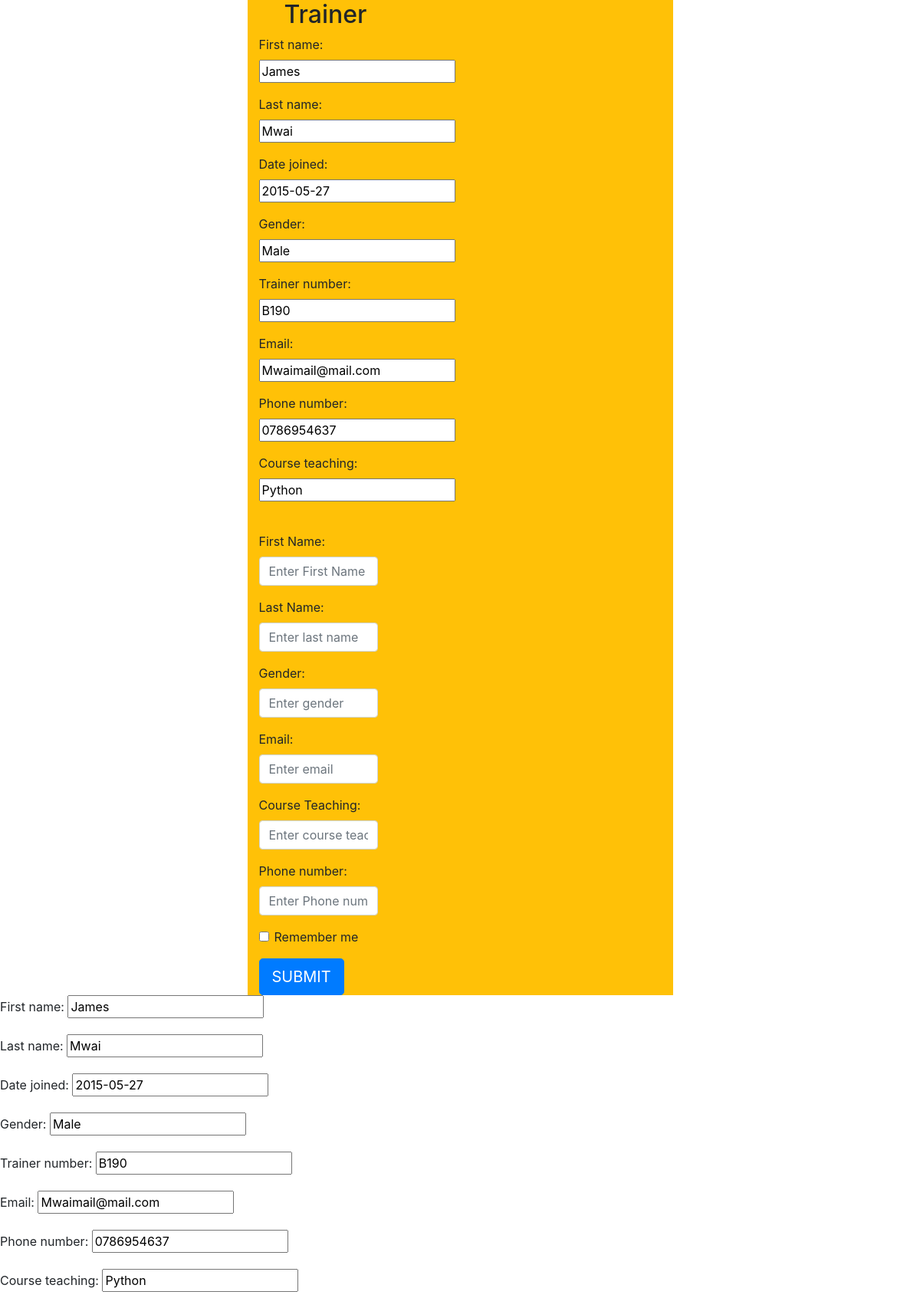
The page /trainer/edit/2/ on the database its author committed.
### trainer/models.py (models this page shows, shortened)
class Trainer(models.Model):
  first_name = models.CharField(max_length = 50)
  last_name = models.CharField(max_length = 50)
  date_joined = models.DateField()
  gender = models.CharField(max_length = 20)
  trainer_number = models.CharField(max_length = 20)
  email = models.EmailField(max_length = 70)
  phone_number = models.CharField(max_length = 15)
  course_teaching = models.CharField(max_length = 20)

### trainer/views.py (the view)
# urls.py: path("edit/<int:pk>/", edit_trainer, name = "edit_trainer"),]
def edit_trainer(request,pk):
		trainer = Trainer.objects.get(pk = pk)
		if request.method == "POST":
			form = TrainerForm(request.POST,instance = trainer)
			if form.is_valid:
				form.save()
				return redirect("list_trainers")
		else:
			form = TrainerForm(instance = trainer)
			return render(request, "edit_trainer.html",{"form":form})

### trainer/forms.py
class TrainerForm(forms.ModelForm):
	class Meta:
		model = Trainer
		fields = "__all__"

### trainer/templates/edit_trainer.html (shortened to what this page needs)
<!DOCTYPE html>
<html>
<head>
<link rel="stylesheet" href="https://stackpath.bootstrapcdn.com/bootstrap/4.3.1/css/bootstrap.min.css">
</head>
<body>
<div class="container">
<div class="d-flex justify-content-center">
<div class="bg-warning w-50  ">
<h2 class="ml-5">Trainer</h2>
<div class="col-md-4"
<form method="POST">{%csrf_token%}
{{ form.as_p }}
<form action="/action_page.php">
  	<div class="form-group">
      <label for="first name">First Name:</label>
      <input type="first name" class="form-control" id="first name" placeholder="Enter First Name" name=" first name">
    </div>
    <form action="/action_page.php">
  	<div class="form-group">
      <label for="last name">Last Name:</label>
      <input type="last name" class="form-control" id="last name" placeholder="Enter last name" name="last name">
    </div>
    <form action="/action_page.php">
  	<div class="form-group">
      <label for="gender">Gender:</label>
      <input type="gender" class="form-control" id="gender" placeholder="Enter gender" name="gender">
    </div>
     <form action="/action_page.php">
    <div class="form-group">
      <label for="email">Email:</label>
      <input type="email" class="form-control" id="email" placeholder="Enter email" name="email">
    </div>
    <form action="/action_page.php">
  	<div class="form-group">
      <label for="course teaching">Course Teaching:</label>
      <input type="course teaching" class="form-control" id="course teaching" placeholder="Enter course teaching" name="course teaching">
    </div>
    <form action="/action_page.php">
  	<div class="form-group">
      <label for="Phone number">Phone number:</label>
      <input type="Phone number" class="form-control" id="Phone number" placeholder="Enter Phone number" name="Phone number">
    </div>
    <div class="form-group form-check">
      <label class="form-check-label">
        <input class="form-check-input" type="checkbox" name="remember"> Remember me
      </label>
    </div>
<button type="submit" name="SUBMIT" class="btn btn-lg btn-primary" >SUBMIT</button>
 </form>
</div>
</div>
</div>
</div>
</body>
</html>
<form method="POST"> {%csrf_token%}
	{{ form.as_p }}
</form>

### rows shown on the page
Trainer: first_name "James", last_name "Mwai", date_joined "2015-05-27", gender "Male", trainer_number "B190", email "Mwaimail@mail.com", phone_number "0786954637", course_teaching "Python"
